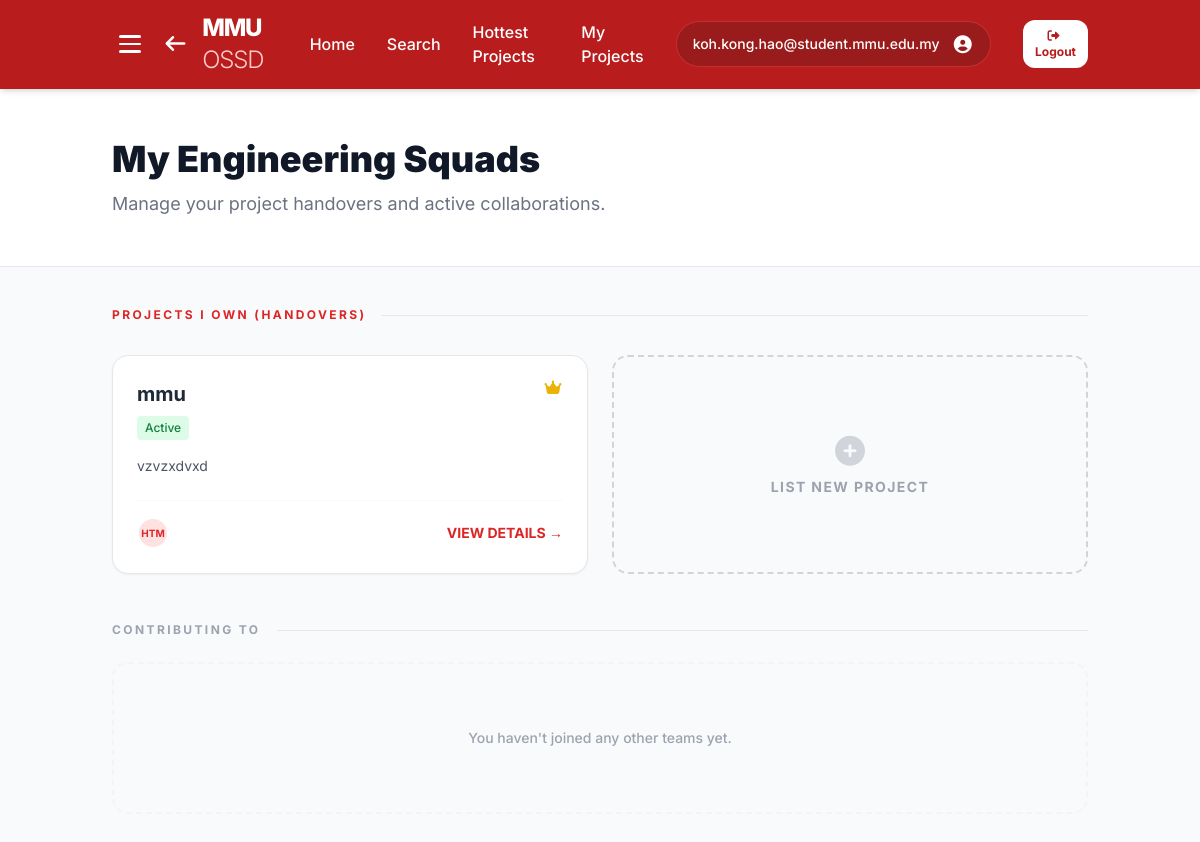
Page /my_projects (signed in) on the earlier database version.
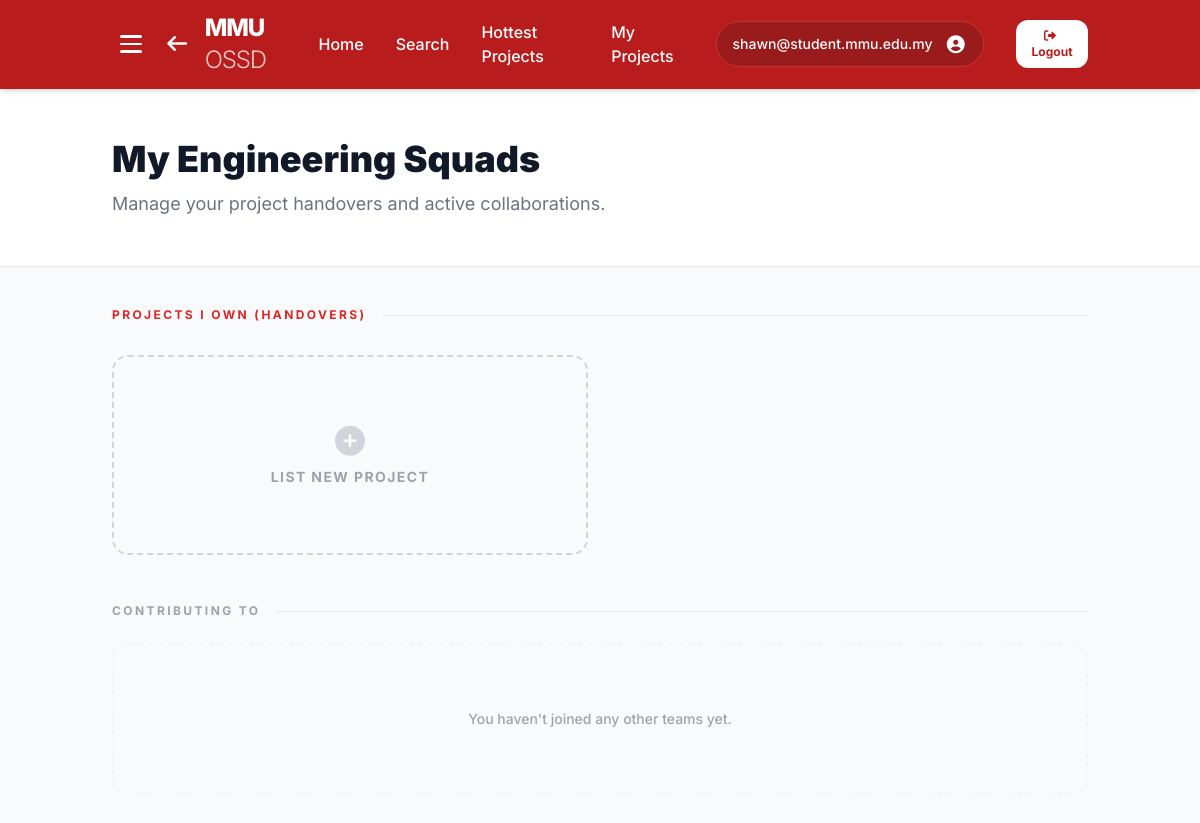
Same page on the later database version.
### website/models.py (models this page shows)
class User(db.Model):
    __tablename__ = 'users'
    id = db.Column(db.Integer, primary_key=True, autoincrement=True)
    email = db.Column(db.String(255), unique=True, nullable=False)
    password_hash = db.Column(db.String(255))
    name = db.Column(db.String(255), nullable=False, default='MMU Student')
    faculty = db.Column(db.String(255), nullable=False, default='Faculty of Computing & Informatics')
    bio = db.Column(db.Text, default='')
    avatar_path = db.Column(db.String(255), default='')
    interests = db.Column(db.Text, default='')  # Comma-separated project interests
    rank = db.Column(db.Integer, nullable=False, default=0)
    karma = db.Column(db.Integer, nullable=False, default=0)
    created_at = db.Column(db.DateTime, nullable=False, default=datetime.utcnow)
    is_verified = db.Column(db.Boolean, default=False)
    is_admin = db.Column(db.Boolean, default=False)  # Admin privilege for content moderation
    otp = db.Column(db.String(6), nullable=True)
    last_seen = db.Column(db.DateTime, nullable=True)
    skills = db.relationship('Skill', backref='user', lazy=True, cascade='all, delete-orphan')
    badges = db.relationship('Badge', backref='user', lazy=True, cascade='all, delete-orphan')
    comments = db.relationship('Comment', backref='user', lazy=True, cascade='all, delete-orphan')
    projects = db.relationship('Project', backref='user', lazy=True, cascade='all, delete-orphan')
    suggestions = db.relationship('Suggestion', backref='user', lazy=True, cascade='all, delete-orphan')
    questions = db.relationship('Question', backref='author', lazy=True, cascade='all, delete-orphan')
    question_likes = db.relationship('QuestionLike', backref='user', lazy=True, cascade='all, delete-orphan')
    question_favorites = db.relationship('QuestionFavorite', backref='user', lazy=True, cascade='all, delete-orphan')
    question_comments = db.relationship('QuestionComment', backref='user', lazy=True, cascade='all, delete-orphan')
    starred_projects = db.relationship('ProjectStar', backref='user', lazy=True, cascade='all, delete-orphan')
    settings = db.relationship('UserSettings', backref='user', uselist=False, cascade='all, delete-orphan')

class Project(db.Model):
    __tablename__ = 'projects'
    id = db.Column(db.Integer, primary_key=True, autoincrement=True)
    user_id = db.Column(db.Integer, db.ForeignKey('users.id', ondelete='CASCADE'), nullable=False)
    project_name = db.Column(db.String(255), nullable=False)
    description = db.Column(db.Text, default='')
    status = db.Column(db.String(50), nullable=False, default='Active')
    repo_url = db.Column(db.String(255), default='')
    languages = db.Column(db.String(255), default='')
    roles_needed = db.Column(db.String(255), default='')
    contributors = db.Column(db.String(50), default='1')
    created_at = db.Column(db.DateTime, nullable=False, default=datetime.utcnow)
    views = db.Column(db.Integer, default=0)
    images = db.relationship('ProjectImage', backref='project', lazy=True, cascade='all, delete-orphan')
    suggestions = db.relationship('Suggestion', backref='project', lazy=True, cascade='all, delete-orphan')
    members = db.relationship('ProjectMember', backref='project', lazy='subquery', cascade='all, delete-orphan')
    stars = db.relationship('ProjectStar', backref='project', lazy=True, cascade='all, delete-orphan')

### website/views.py (the view)
@views.route('/my_projects')
def my_projects():
    current_user = get_current_user()
    if not current_user or 'user_email' not in session:
        flash("Please login to view your projects.", "error")
        return redirect(url_for('views.login'))
    own_projects = Project.query.filter_by(user_id=current_user.id).order_by(Project.created_at.desc()).all()
    memberships = current_user.project_memberships.all()
    joined_projects = [membership.project for membership in memberships]
    current_user.last_seen = datetime.now(timezone.utc)
    db.session.commit()
    return render_template("My_Projects.html", own_projects=own_projects, joined_projects=joined_projects)

### website/views.py (called while the page is built)
def get_current_user():
    email = session.get('user_email', 'student@mmu.edu.my')
    user = User.query.filter_by(email=email).first()
    return user

### website/templates/My_Projects.html (shortened to what the changed rows need)
<!DOCTYPE html>
<html lang="en">
<head>
    <script src="https://cdn.tailwindcss.com"></script>
    <link href="https://cdnjs.cloudflare.com/ajax/libs/font-awesome/7.0.1/css/all.min.css" rel="stylesheet">
</head>
<body class="bg-gray-50 text-gray-900">
<nav class="bg-red-700 text-white shadow-md sticky top-0 z-50">
    <div class="container mx-auto px-6 py-3 flex items-center justify-between">
        <div class="flex items-center gap-4">
            <a href="{{ url_for('views.home') }}" class="hover:opacity-80 transition flex items-center gap-4">
                <h1 class="text-2xl font-extrabold tracking-tighter">
                    MMU <span class="font-light text-red-200">OSSD</span>
                </h1>
            </a>
        </div>
        <div class="hidden md:flex space-x-8 items-center font-medium">
            <a href="{{ url_for('views.profile') }}" class="bg-red-800 px-4 py-2 rounded-full flex items-center space-x-3 border border-red-500/50 cursor-pointer hover:bg-red-900 transition">
                <span id="nav-email" class="text-sm">{{ session.get('user_email', 'Guest') }}</span>
                <i class="fas fa-user-circle text-lg"></i>
            </a>
        </div>
    </div>
</nav>
<header class="bg-white border-b py-12">
    <div class="container mx-auto px-6">
        <h2 class="text-4xl font-black text-gray-900 leading-tight">My Engineering Squads</h2>
    </div>
</header>
<main class="container mx-auto px-6 py-10">
    <section class="mb-12">
        <div class="grid grid-cols-1 md:grid-cols-2 gap-6">
            {% for project in own_projects %}
            <div class="bg-white p-6 rounded-2xl border border-gray-200 shadow-sm hover:shadow-md transition flex flex-col">
                <div class="flex justify-between items-start mb-4">
                    <div>
                        <h4 class="text-xl font-bold text-gray-800">{{ project.project_name }}</h4>
                        <span class="text-xs font-medium bg-green-100 text-green-700 px-2 py-1 rounded mt-2 inline-block">{{ project.status }}</span>
                    </div>
                    <i class="fas fa-crown text-yellow-500" title="Project Lead"></i>
                </div>
                <p class="text-gray-600 text-sm mb-6 flex-grow">{{ project.description }}</p>
                <div class="flex items-center justify-between pt-4 border-t border-gray-50 mt-auto">
                    <div class="flex -space-x-2">
                        <div class="w-8 h-8 rounded-full bg-red-100 border-2 border-white flex items-center justify-center text-[10px] font-bold text-red-600">
                            {{ project.languages.split(',')[0][:3] | upper if project.languages else 'N/A' }}
                        </div>
                    </div>
                    <a href="{{ url_for('views.project_page', project_id=project.id) }}" class="text-sm font-bold text-red-600 hover:text-red-700">
                        VIEW DETAILS →
                    </a>
                </div>
            </div>
            {% endfor %}
        </div>
    </section>
</main>
</body>
</html>

Differences in the rows shown:
removed Project: project_name "mmu", status "Active", description "vzvzxdvxd", languages "HTM"
changed User: get "koh.kong.hao@student.mmu.edu.my" → "shawn@student.mmu.edu.my"
